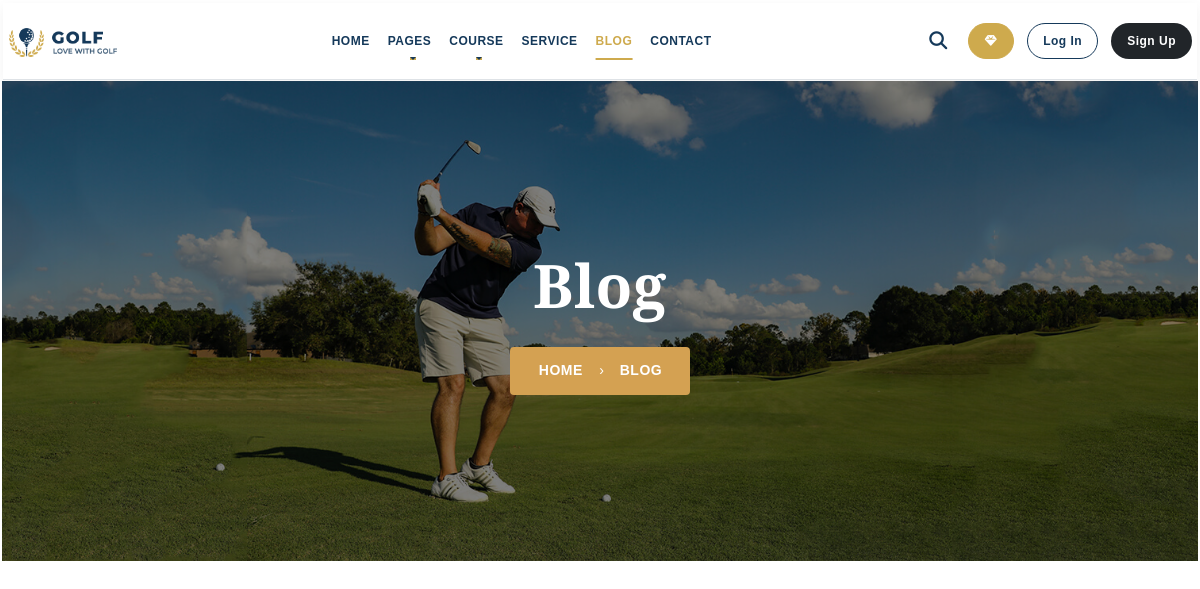
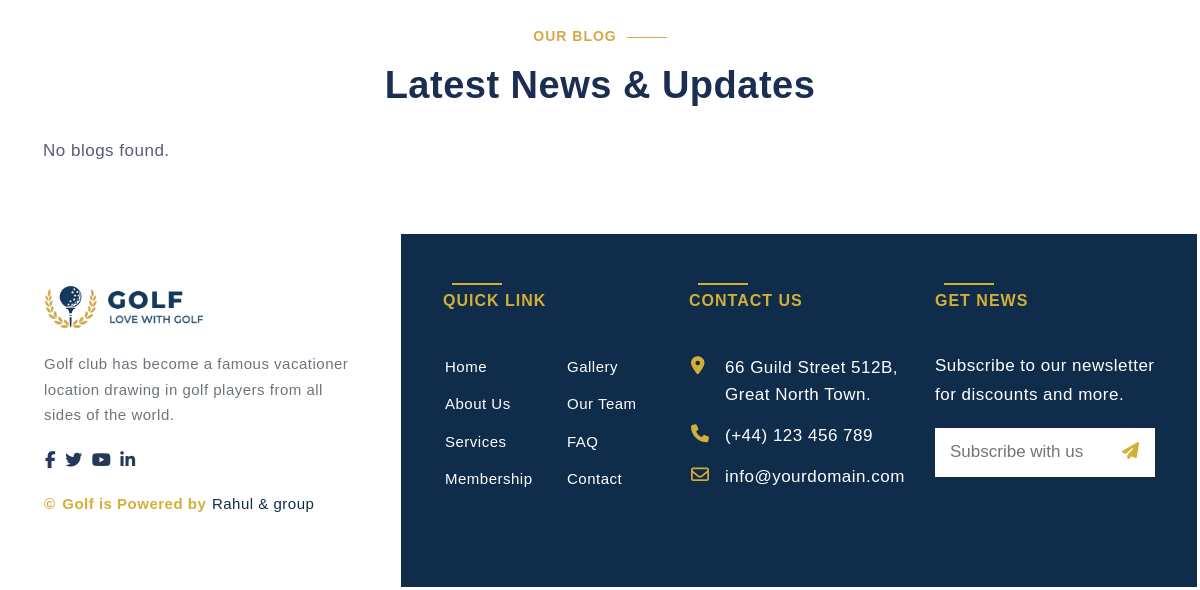
Before: /website/code/blog.php with the older database file (2 pictures, top to bottom).
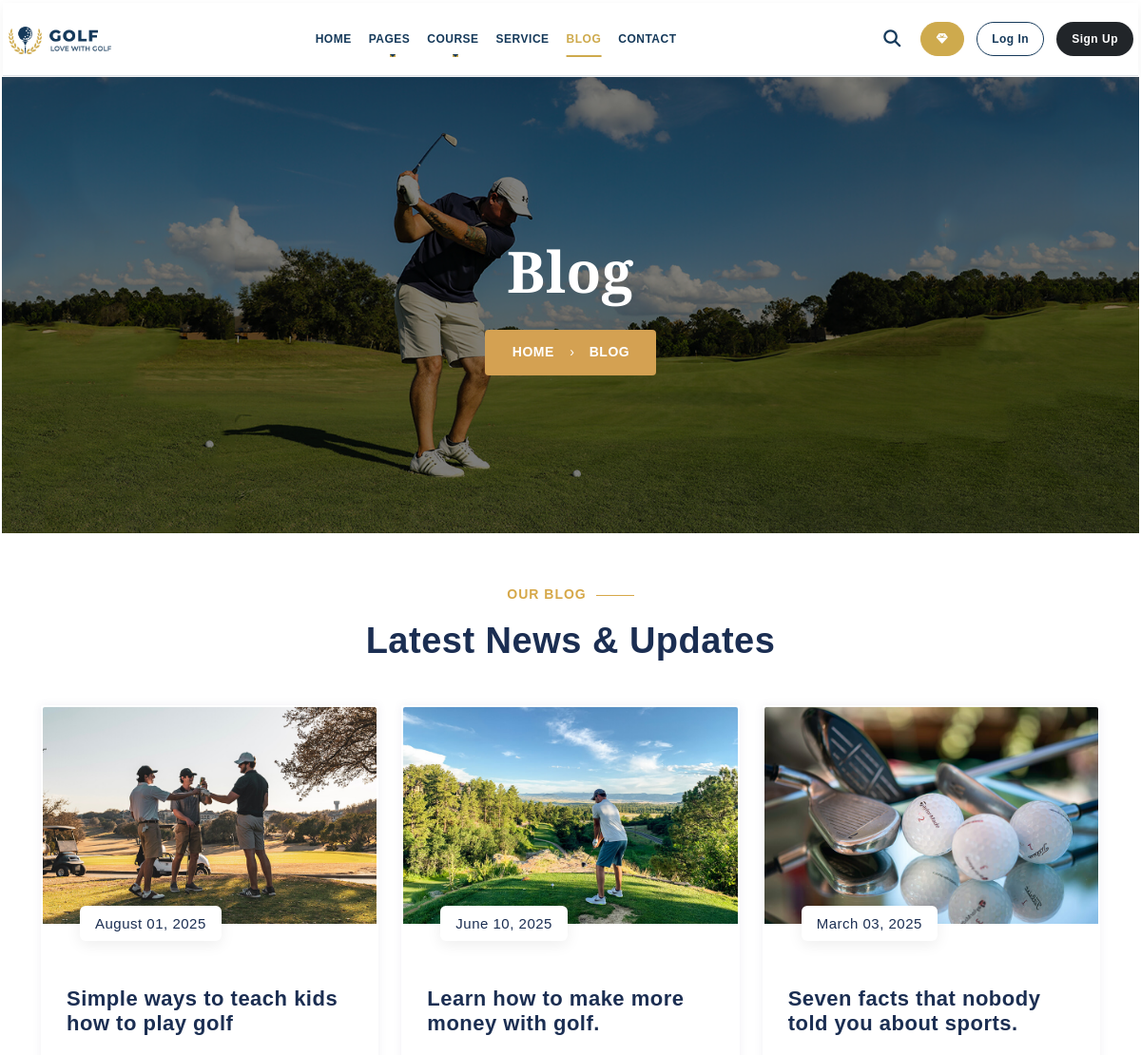
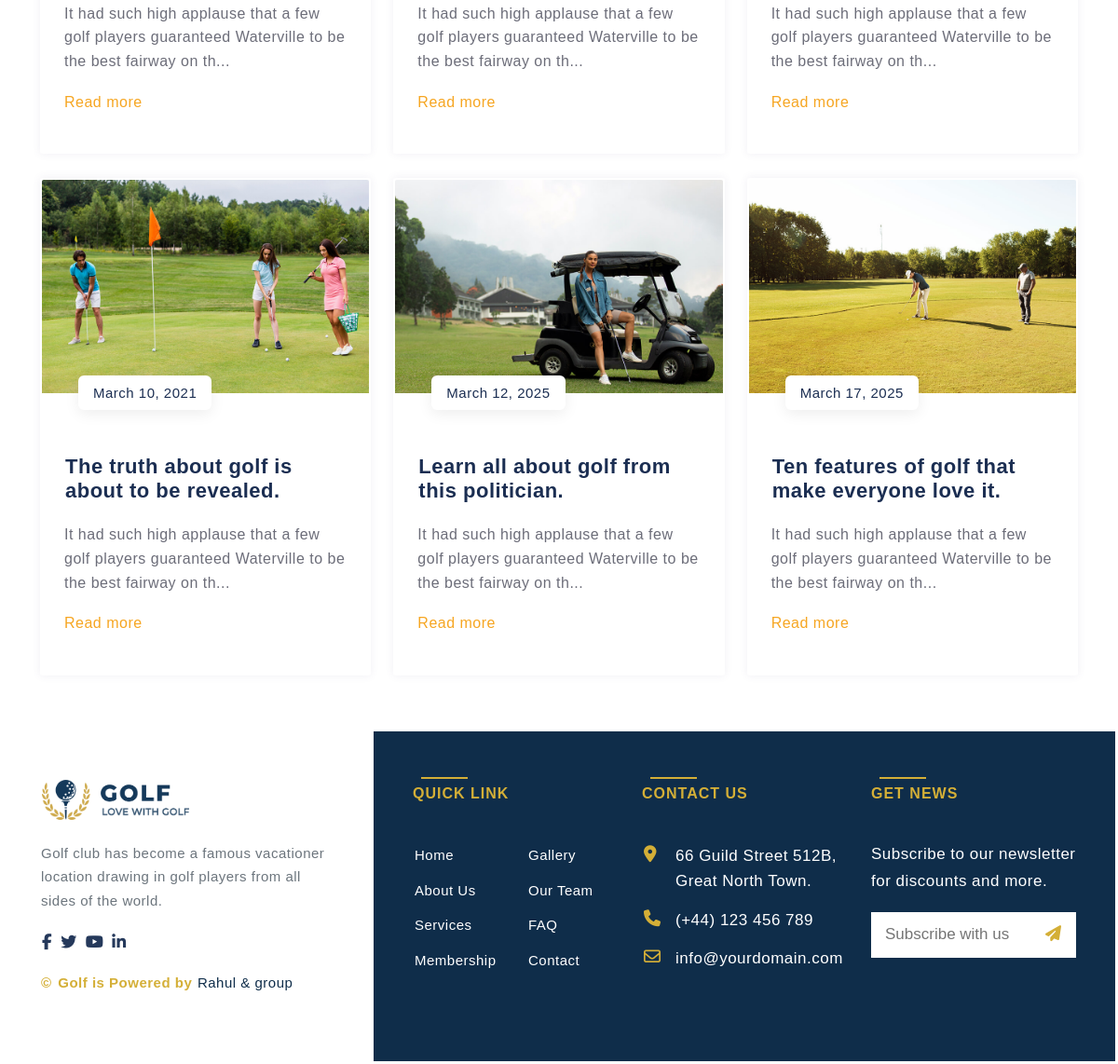
After: the same page with the newer database file (2 pictures, top to bottom).
### tables this page shows
CREATE TABLE `blogs` (
  `id` int(6) UNSIGNED NOT NULL,
  `title` varchar(255) NOT NULL,
  `date` varchar(50) NOT NULL,
  `image` varchar(255) NOT NULL,
  `content` text NOT NULL,
  `reg_date` timestamp NOT NULL DEFAULT current_timestamp() ON UPDATE current_timestamp()
);

### website/code/blog.php (the view, shortened to what this page needs)
<!DOCTYPE html>
<html lang="en">
<head>
  <link rel="stylesheet" href="https://cdnjs.cloudflare.com/ajax/libs/font-awesome/6.7.2/css/all.min.css"
 />
  <link rel="stylesheet" href="https://cdnjs.cloudflare.com/ajax/libs/OwlCarousel2/2.3.4/assets/owl.carousel.min.css"
 />
  <link rel="stylesheet"
    href="https://cdnjs.cloudflare.com/ajax/libs/OwlCarousel2/2.3.4/assets/owl.theme.default.min.css"
 />
  <link rel="stylesheet" href="../css/bootstrap.min.css">
  <link rel="stylesheet" href="../css/style.css">
</head>
<body>
<?php include 'header.php'; ?>
 <section class="page-title-section">
    <div class="content">
      <h1 class="team-titel">Blog</h1>
      <div class="breadcrumb-button">
       <a href="index.html" style="text-decoration: none;color: #fff;"> Home </a><span>›</span> Blog
      </div>
    </div>
  </section>
  <section>
    <div class="container py-5">
      <div class="text-center mb-4">
        <span class="section-title">OUR BLOG</span>
        <h2 class="h1 mb-0">Latest News & Updates</h2>
      </div>
      <div class="row mt-4">
        <?php
        include 'db.php';
        $sql = "SELECT * FROM blogs ORDER BY id DESC";
        $result = $con->query($sql);
        if ($result->num_rows > 0) {
            while($row = $result->fetch_assoc()) {
                ?>
                <div class="col-md-6 col-lg-4 mb-4">
                  <article class="card card-style4 h-100 mt-3">
                    <img src="<?php echo $row['image']; ?>" class="card-img-top" alt="<?php echo $row['title']; ?>">
                    <div class="card-body position-relative pt-5 px-4 pb-4">
                      <span><?php echo $row['date']; ?></span>
                      <h3>
                        <a href="blog-detail.php?id=<?php echo $row['id']; ?>"><?php echo $row['title']; ?></a>
                      </h3>
                      <p><?php echo substr($row['content'], 0, 100) . '...'; ?></p>
                      <a href="blog-detail.php?id=<?php echo $row['id']; ?>" class="read-more-link">Read more <i class="ti-arrow-right"></i></a>
                    </div>
                  </article>
                </div>
                <?php
            }
        } else {
            echo "<p>No blogs found.</p>";
        }
        ?>
      </div>
    </div>
  </section>
    <footer class="footer">
    <div class="footer-left col-xl-4">
      <div class="footer-logo">
        <img src="../image/footer-light-logo.png" alt="Golf Logo" />
      </div>
      <p>Golf club has become a famous vacationer location drawing in golf players from all sides of the world.</p>
      <div class="social-icons1">
        <i class="fa-brands fa-facebook-f" style="color: #25395b;"></i>
        <i class="fa-brands fa-twitter ps-2" style="color: #25395b;"></i>
        <i class="fa-brands fa-youtube ps-2" style="color: #25395b;"></i>
        <i class="fa-brands fa-linkedin-in ps-2" style="color: #25395b;"></i>
      </div>
      <p class="copyright">&copy; <span class="current-year"></span> Golf is Powered by <a href="#"
          style="color:  #0f2d4a;">Rahul & group</a></p>
    </div>
    <div class="footer-right col-xl-8">
      <div class="row">
        <div class="col-md-4">
          <div class="section-title">Quick Link</div>
          <div class="row mt-3">
            <div class="col-6">
              <ul>
                <li><a href="#">Home</a></li>
                <li><a href="#">About Us</a></li>
                <li><a href="#">Services</a></li>
                <li><a href="#">Membership</a></li>
              </ul>
            </div>
            <div class="col-6">
              <ul>
                <li><a href="#">Gallery</a></li>
                <li><a href="#">Our Team</a></li>
                <li><a href="#">FAQ</a></li>
                <li><a href="#">Contact</a></li>
              </ul>
            </div>
          </div>
        </div>
        <div class="col-md-4">
          <div class="section-title">Contact Us</div>
          <div class="mt-3">
            <div class="icon-text">
              <i class="fas fa-map-marker-alt pt-1"></i>
              <span>66 Guild Street 512B, Great North Town.</span>
            </div>
            <div class="icon-text">
              <i class="fa-solid fa-phone pt-1"></i>
              <span>(+44) 123 456 789</span>
            </div>
            <div class="icon-text">
              <i class="far fa-envelope pt-1"></i>
              <span>info@yourdomain.com</span>
            </div>
          </div>
        </div>
        <div class="col-md-4">
          <div class="section-title">Get News</div>
          <p class="mt-3">Subscribe to our newsletter for discounts and more.</p>
          <form class="newsletter d-flex">
            <input type="email" placeholder="Subscribe with us" />
            <button type="submit"><i class="fas fa-paper-plane"></i></button>
          </form>
        </div>
      </div>
    </div>
  </footer>
</body>
</html>

### website/code/header.php (shortened to what this page needs)
<header class="header-style2">
  <nav class="navbar navbar-expand-lg navbar-light bg-white border-bottom p-0">
    <div class="container-fluid px-1">
      <a class="navbar-brand py-0 me-2" href="index.php">
        <img id="logo" src="../image/logo.png" style="max-width: 110px; height: auto;" alt="logo">
      </a>
      <div class="attr-nav order-lg-last ms-auto d-flex align-items-center">
        <a href="#!" class="nav-link p-2"><i class="fas fa-search"></i></a>
        <a href="membership.php" class="btn btn-primary btn-sm ms-1 d-none d-lg-inline-block">
          <i class="fa fa-gem"></i> <span>Membership</span>
        </a>
        <?php if (isset($_SESSION['user_id']) || isset($_SESSION['username'])): ?>
            <div class="dropdown ms-1">
              <a href="#" class="btn btn-outline-dark btn-sm dropdown-toggle d-flex align-items-center" id="profileDropdown" data-bs-toggle="dropdown" aria-expanded="false" style="border-radius:20px; font-weight:600;">
                 <i class="fa fa-user me-1"></i> <span>Profile</span>
              </a>
              <ul class="dropdown-menu dropdown-menu-end" aria-labelledby="profileDropdown">
                <li><a class="dropdown-item" href="profile.php">My Profile</a></li>
                <li><hr class="dropdown-divider"></li>
                <li><a class="dropdown-item text-danger" href="logout.php"><i class="fa fa-sign-out me-1"></i> Logout</a></li>
              </ul>
            </div>
        <?php else: ?>
             <a href="login.php#login" class="btn btn-outline-dark btn-sm ms-2" style="border-radius:20px; font-weight:600;">
                Log In
             </a>
             <a href="login.php#signup" class="btn btn-dark btn-sm ms-2" style="border-radius:20px; font-weight:600;">
                Sign Up
             </a>
        <?php endif; ?>
      </div>
      <div class="collapse navbar-collapse order-lg-2" id="mainNav">
        <ul class="navbar-nav mx-auto">
          <?php
            $current_page = basename($_SERVER['PHP_SELF']);
            function isActive($page) {
                global $current_page;
                return ($current_page == $page) ? 'active' : '';
            }
          ?>
          <li class="nav-item <?php echo isActive('index.php'); ?>"><a class="nav-link" href="index.php">HOME</a></li>
          <li class="nav-item dropdown <?php echo (in_array($current_page, ['about.php', 'team.php', 'time.php', 'error.php'])) ? 'active' : ''; ?>">
            <a class="nav-link dropdown-toggle" href="#" id="pagesDropdown" role="button" data-bs-toggle="dropdown"
              aria-expanded="false">
              PAGES
            </a>
          </li>
          <li class="nav-item dropdown <?php echo (in_array($current_page, ['coaching.php', 'tounament.php'])) ? 'active' : ''; ?>">
            <a class="nav-link dropdown-toggle" href="#" id="courseDropdown" role="button" data-bs-toggle="dropdown"
              aria-expanded="false">
              COURSE
            </a>
          </li>
          <li class="nav-item <?php echo isActive('service.php'); ?>"><a class="nav-link" href="service.php">SERVICE</a></li>
          <li class="nav-item <?php echo isActive('blog.php'); ?>"><a class="nav-link" href="blog.php">BLOG</a></li>
          <li class="nav-item <?php echo isActive('contact.php'); ?>"><a class="nav-link" href="contact.php">CONTACT</a></li>
        </ul>
      </div>
    </div>
  </nav>
</header>

Changed rows visible on the page:
added blogs: image (picture), date "August 01, 2025", title "Simple ways to teach kids how to play golf", content "It had such high applause that a few golf players guaranteed Waterville to be the best fairway on th"
added blogs: image (picture), date "June 10, 2025", title "Learn how to make more money with golf.", content "It had such high applause that a few golf players guaranteed Waterville to be the best fairway on th"
added blogs: image (picture), date "March 03, 2025", title "Seven facts that nobody told you about sports.", content "It had such high applause that a few golf players guaranteed Waterville to be the best fairway on th"
added blogs: image (picture), date "March 10, 2021", title "The truth about golf is about to be revealed.", content "It had such high applause that a few golf players guaranteed Waterville to be the best fairway on th"
added blogs: image (picture), date "March 12, 2025", title "Learn all about golf from this politician.", content "It had such high applause that a few golf players guaranteed Waterville to be the best fairway on th"
added blogs: image (picture), date "March 17, 2025", title "Ten features of golf that make everyone love it.", content "It had such high applause that a few golf players guaranteed Waterville to be the best fairway on th"
Other visible differences:
text no longer shown: "No blogs found."
